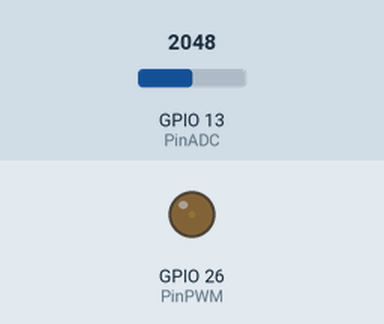
A sketch run on a simulated ESP32. Parts: output pins drawn as LEDs (lit = HIGH). The test bench sets the inputs (shaded band); at power-on: GPIO 13 (PinADC) = 2048. What the sketch prints to the serial monitor is not drawn.

Above: at 0.05 s.
At 1.2 s:
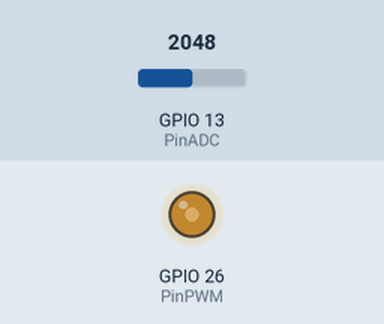
At 2.35 s:
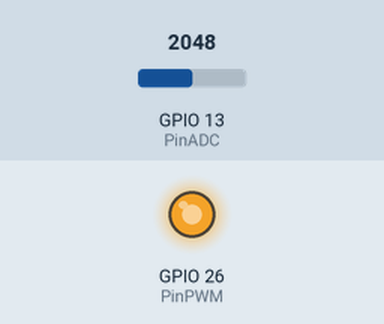
At 4.65 s:
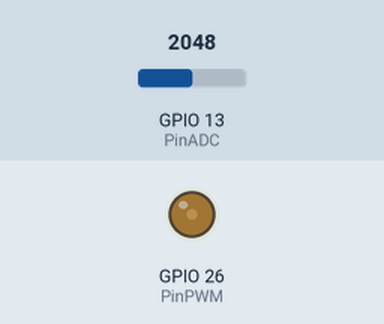
Timing chart, 0 to 6.8 s (numbered marks = the images above):
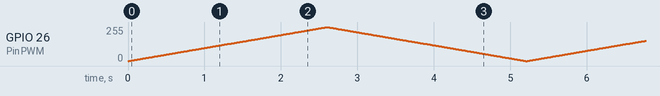

The sketch:

AnalogOutput_PWM2.ino
```cpp
/*
 *Universidad Nacional Autónoma de México
 *Facultad de Ciencias
 *Licenciatura en Ciencias de la Computación
 *Seminario de Ciencias de la Computación A: Introducción al Internet de las Cosas
 *
 *Escrito por: M. en I. Valente Vázquez Velázquez
 *Última modificación: 1-enero-2023
 *https://sites.google.com/ciencias.unam.mx/introduccion-iot-fc/inicio
*/

#define PinPWM 26
#define PinADC 13

//Variables para definir el PWM
const int freq = 5000; //Frecuencia en Hz
const int ChanelPWM = 0; //Canal 0 - 15
const int resolution = 8; //Bits de resolución, hasta 8

void setup() {
  Serial.begin(115200); //Inicializar comunicación serial
  pinMode(PinADC, INPUT); //Declarar pin como entrada
  pinMode(PinPWM, OUTPUT); //Declarar pin como salida
  ledcSetup(ChanelPWM, freq, resolution); //Configuración del PWM
  ledcAttachPin(PinPWM, ChanelPWM); //Enlazar pin a canal
}

void loop() {
  //Escribo un contínuo incremental de valore y los leo con el ADC
  for(int i = 0; i < 256; i++){
    ledcWrite(ChanelPWM, i);
    float v = analogRead(PinADC)*(3.3/4096.0);
    Serial.println(v);
    delayMicroseconds(10000);
  }
  //Escribo un contínuo decremental de valore y los leo con el ADC
  for(int i = 256; i > -1; i--){
    ledcWrite(ChanelPWM, i);
    float v = analogRead(PinADC)*(3.3/4096.0);
    Serial.println(v);
    delayMicroseconds(10000);
  }
}
```
